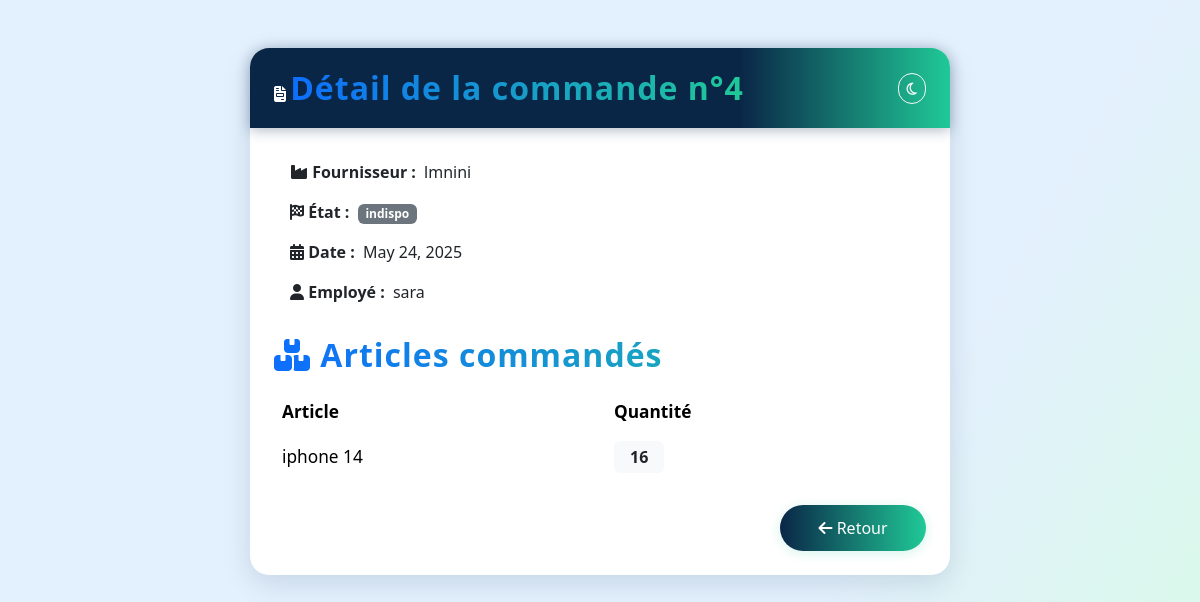
/commandes/4/ (signed in), run on an earlier commit of the app's database.
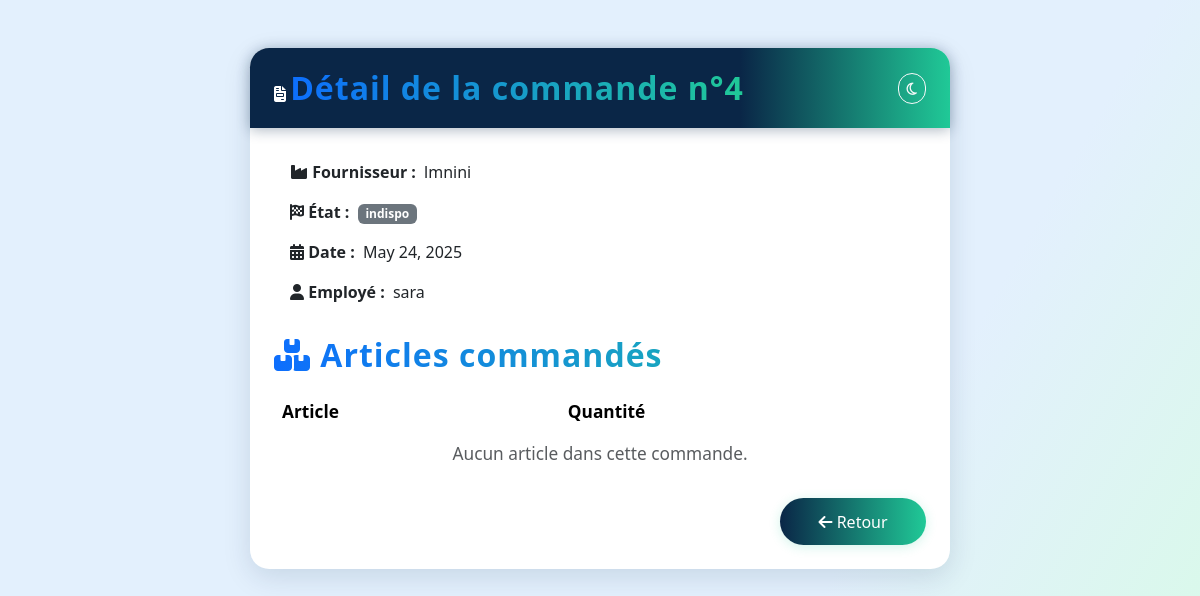
And on a later commit of the database.
### inventory/models.py (models this page shows, shortened)
class Avoir(models.Model):
    commande = models.ForeignKey(Commande, on_delete=models.CASCADE, related_name='articles_commande')
    article  = models.ForeignKey(Article, on_delete=models.CASCADE)
    quantite = models.PositiveIntegerField()

class Article(models.Model):
    nom           = models.CharField(max_length=200)
    reference     = models.CharField(max_length=100, unique=True)
    prix          = models.DecimalField(max_digits=10, decimal_places=2)
    quantite      = models.IntegerField(default=0, help_text="Quantité initiale")
    stock         = models.IntegerField(default=0, help_text="Stock courant")
    description   = models.TextField(blank=True, default="")
    facteur_co2   = models.FloatField(default=0.0, verbose_name="Facteur CO₂ (kg/unité)")
    stock_min     = models.PositiveIntegerField(default=1, help_text="Seuil minimal pour alerte")
    alerte_stock_faible_envoyee = models.BooleanField(
        default=False,
        help_text="Passé à True dès qu'une alerte stock < 10 a été envoyée"
    )

### inventory/views.py (the view)
# urls.py: path('commandes/<int:id>/', commande_detail, name='commande_detail'),
@login_required
def commande_detail(request, id):
    commande = get_object_or_404(Commande, id=id)
    avoirs = commande.articles_commande.all()
    return render(request, 'commande_detail.html', {'commande': commande, 'avoirs': avoirs})

### templates/commande_detail.html (shortened to what this page needs)
<!DOCTYPE html>
<html lang="fr" data-bs-theme="light" id="mainHtml">
<head>
    <link href="https://cdn.jsdelivr.net/npm/bootstrap@5.3.3/dist/css/bootstrap.min.css" rel="stylesheet">
    <link rel="stylesheet" href="https://cdnjs.cloudflare.com/ajax/libs/font-awesome/6.5.2/css/all.min.css">
</head>
<body>
<div class="container py-5">
    <div class="mx-auto shadow-card bg-white p-0" style="max-width: 700px;">
        <div class="card-header-pro px-4 py-3 d-flex justify-content-between align-items-center">
            <div>
                <i class="fa-solid fa-file-invoice"></i>
                <span class="text-gradient">Détail de la commande n°{{ commande.id }}</span>
            </div>
            <button id="toggleDark" class="btn btn-outline-light btn-sm rounded-pill ms-2" title="Mode sombre/clair">
                <i class="fa-regular fa-moon"></i>
            </button>
        </div>
        <div class="p-4">
            <ul class="list-group mb-4">
                <li class="list-group-item border-0">
                    <strong><i class="fa-solid fa-industry"></i> Fournisseur :</strong>
                    <span class="ms-1">{{ commande.fournisseur.nom }}</span>
                </li>
                <li class="list-group-item border-0">
                    <strong><i class="fa-solid fa-flag-checkered"></i> État :</strong>
                    {% if commande.etat == "validée" %}
                        <span class="badge badge-etat badge-validee ms-1">Validée</span>
                    {% elif commande.etat == "en_attente" %}
                        <span class="badge badge-etat badge-attente ms-1">En attente</span>
                    {% elif commande.etat == "refusée" %}
                        <span class="badge badge-etat badge-refusee ms-1">Refusée</span>
                    {% else %}
                        <span class="badge bg-secondary ms-1">{{ commande.etat }}</span>
                    {% endif %}
                </li>
                <li class="list-group-item border-0">
                    <strong><i class="fa-solid fa-calendar-alt"></i> Date :</strong>
                    <span class="ms-1">{{ commande.date }}</span>
                </li>
                <li class="list-group-item border-0">
                    <strong><i class="fa-solid fa-user"></i> Employé :</strong>
                    <span class="ms-1">{{ commande.employe.username }}</span>
                </li>
            </ul>
            <h4 class="mb-3 text-gradient"><i class="fa-solid fa-boxes-stacked"></i> Articles commandés</h4>
            <div class="table-responsive">
                <table class="table table-hover table-borderless mb-0">
                    <thead>
                        <tr>
                            <th>Article</th>
                            <th>Quantité</th>
                        </tr>
                    </thead>
                    <tbody>
                        {% for avoir in avoirs %}
                        <tr>
                            <td>{{ avoir.article.nom }}</td>
                            <td><span class="badge bg-light text-dark px-3 py-2 fs-6">{{ avoir.quantite }}</span></td>
                        </tr>
                        {% empty %}
                        <tr>
                            <td colspan="2" class="text-center text-muted">Aucun article dans cette commande.</td>
                        </tr>
                        {% endfor %}
                    </tbody>
                </table>
            </div>
            <div class="mt-4 d-flex justify-content-end">
                <a href="{% url 'dashboard_fournisseur' %}" class="btn btn-pro">
                    <i class="fa-solid fa-arrow-left"></i> Retour
                </a>
            </div>
        </div>
    </div>
</div>
</body>
</html>

What changed in the data, as far as the page shows it:
removed Avoir: article.nom "iphone 14", quantite "16"
Also different on the page:
text now shown: "Aucun article dans cette commande."
